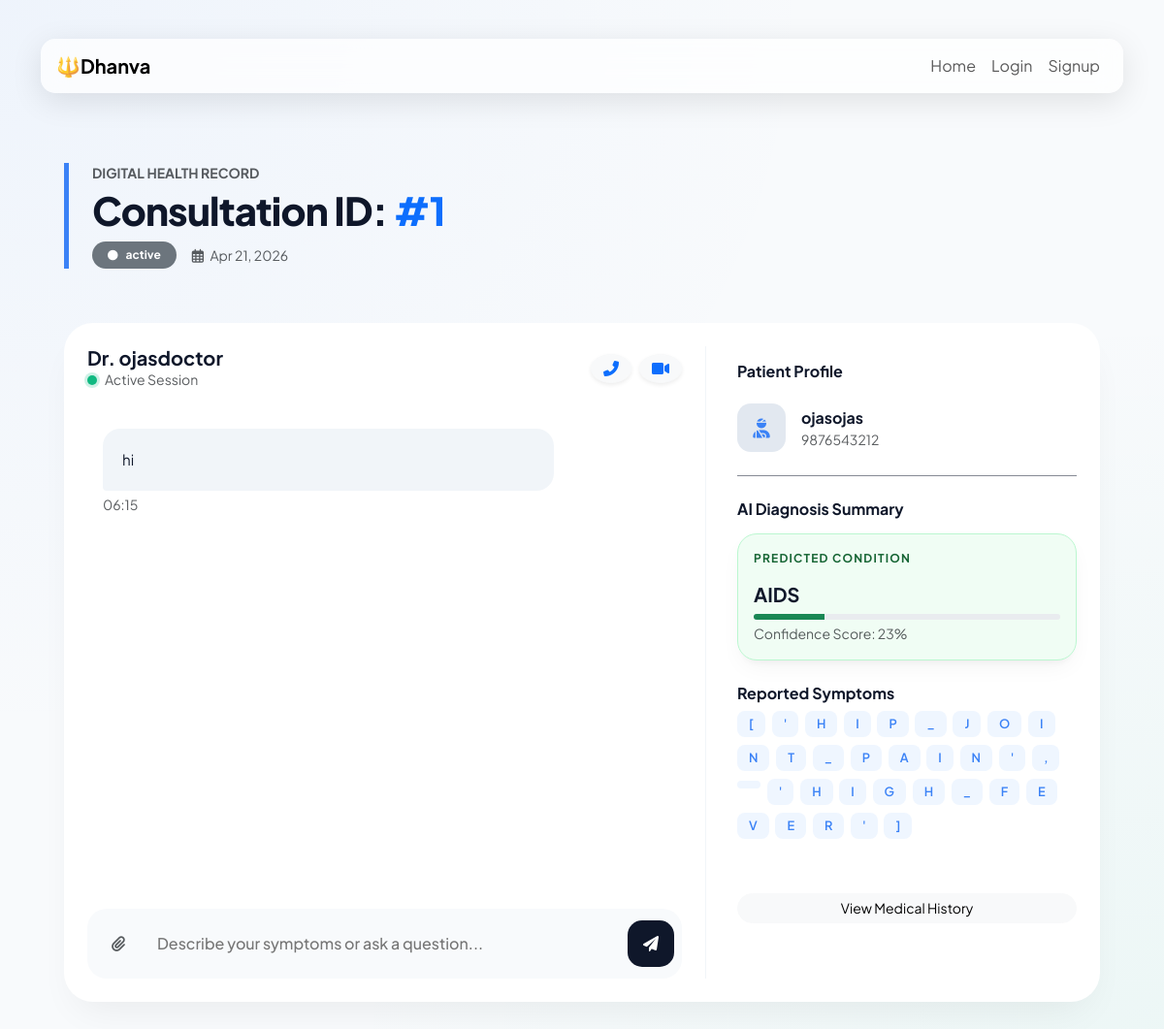
The app's page /consultationview/1 with its own data.
### main_app/models.py (models this page shows, shortened)
class consultation(models.Model):
    patient = models.ForeignKey(patient ,null=True, on_delete=models.SET_NULL)
    doctor = models.ForeignKey(doctor ,null=True, on_delete=models.SET_NULL)
    diseaseinfo = models.OneToOneField(diseaseinfo, null=True, on_delete=models.SET_NULL)
    consultation_date = models.DateField()
    status = models.CharField(max_length = 20)

class doctor(models.Model):
    user = models.OneToOneField(User, on_delete=models.CASCADE, primary_key=True)
    is_patient = models.BooleanField(default=False)
    is_doctor = models.BooleanField(default=True)
    name = models.CharField(max_length = 50)
    dob = models.DateField()
    address = models.CharField(max_length = 100)
    mobile_no = models.CharField(max_length = 15)
    gender = models.CharField(max_length = 10)
    registration_no = models.CharField(max_length = 20)
    year_of_registration = models.DateField()
    qualification = models.CharField(max_length = 20)
    State_Medical_Council = models.CharField(max_length = 30)
    specialization = models.CharField(max_length = 30)
    rating = models.IntegerField(default=0)

class patient(models.Model):
    user = models.OneToOneField(User, on_delete=models.CASCADE, primary_key=True)
    is_patient = models.BooleanField(default=True)
    is_doctor = models.BooleanField(default=False)
    name = models.CharField(max_length = 50)
    dob = models.DateField()
    address = models.CharField(max_length = 100)
    mobile_no = models.CharField(max_length = 15)
    gender = models.CharField(max_length = 10)

class diseaseinfo(models.Model):
    patient = models.ForeignKey(patient , null=True, on_delete=models.SET_NULL)
    diseasename = models.CharField(max_length = 200)
    no_of_symp = models.IntegerField()
    symptomsname = models.TextField()
    confidence = models.DecimalField(max_digits=5, decimal_places=2)
    consultdoctor = models.CharField(max_length = 200)

### main_app/views.py (the view)
# urls.py: path('consultationview/<int:consultation_id>', views.consultationview , name='consultationview'),
def  consultationview(request,consultation_id):
    if request.method == 'GET':
      request.session['consultation_id'] = consultation_id
      consultation_obj = consultation.objects.get(id=consultation_id)
    return render(request,'consultation/consultation_new.html', {"consultation":consultation_obj })

### templates/consultation/consultation_new.html (shortened to what this page needs)
{% extends "basic.html" %}
{% load static %}
{% block head %}
<link rel="stylesheet" href="https://cdnjs.cloudflare.com/ajax/libs/font-awesome/6.0.0/css/all.min.css">
{% endblock %}
{% block body %}
<div class="consultation-container">
    <div class="header-section">
        <span class="text-muted text-uppercase fw-bold small mb-1 d-block">Digital Health Record</span>
        <h1 class="header-title">Consultation ID: <span class="text-primary">#{{ consultation.id }}</span></h1>
        <div class="d-flex align-items-center gap-3">
            <span class="badge {% if consultation.status == 'Open' %}bg-success{% else %}bg-secondary{% endif %} rounded-pill px-3 py-2">
                <i class="fas fa-circle small me-2"></i>{{ consultation.status }}
            </span>
            <span class="text-muted small"><i class="far fa-calendar-alt me-1"></i> {{ consultation.consultation_date|date:"M d, Y" }}</span>
        </div>
    </div>
    <div class="chat-wrapper">
        <div class="chat-main">
            <div class="chat-header-minimal">
                <div>
                    <h5 class="mb-0 fw-bold">Dr. {{ consultation.doctor.name }}</h5>
                    <small class="text-muted"><span class="online-indicator"></span>Active Session</small>
                </div>
                <div class="d-flex gap-2">
                    <button class="btn btn-light rounded-circle shadow-sm"><i class="fas fa-phone-alt text-primary"></i></button>
                    <button class="btn btn-light rounded-circle shadow-sm"><i class="fas fa-video text-primary"></i></button>
                </div>
            </div>
<div class="chat-messages" id="msg-list-div">
                <div id="msg-list">
                </div>
            </div>
            <div class="input-area">
                <button class="btn text-muted px-3"><i class="fas fa-paperclip"></i></button>
                <input type="text" id="chat-msg" placeholder="Describe your symptoms or ask a question...">
                <button class="btn-send" id="send">
                    <i class="fas fa-paper-plane"></i>
                </button>
            </div>
        </div>
        <div class="chat-sidebar">
            <h6 class="fw-bold mb-4">Patient Profile</h6>
            <div class="profile-info mb-4">
                <div class="avatar-placeholder">
                    <i class="fas fa-user-injured fa-lg"></i>
                </div>
                <div>
                    <div class="fw-bold">{{ consultation.patient.name }}</div>
                    <div class="small text-muted">{{ consultation.patient.mobile_no }}</div>
                </div>
            </div>
            <hr class="my-4 opacity-50">
            <h6 class="fw-bold mb-3">AI Diagnosis Summary</h6>
            <div class="medical-card p-3 mb-4" style="background: #f0fdf4; border-color: #bbf7d0;">
                <div class="card-label" style="color: #166534;">Predicted Condition</div>
                <h5 class="fw-bold mb-1">{{ consultation.diseaseinfo.diseasename }}</h5>
                <div class="progress mt-2" style="height: 6px;">
                    <div class="progress-bar bg-success" style="width: {{ consultation.diseaseinfo.confidence }}%"></div>
                </div>
                <small class="text-muted d-block mt-1">Confidence Score: {{ consultation.diseaseinfo.confidence|floatformat:0 }}%</small>
            </div>
            <h6 class="fw-bold mb-2">Reported Symptoms</h6>
            <div class="mb-4">
                {% for symptom in consultation.diseaseinfo.symptomsname %}
                    <span class="symptom-tag">{{ symptom|title }}</span>
                {% endfor %}
            </div>
            <div class="d-grid gap-2 mt-5">
                <a href="{% url 'dconsultation_history' %}" class="btn btn-light btn-sm rounded-pill">
                    View Medical History
                </a>
            </div>
        </div>
    </div>
</div>
{% endblock %}

### templates/basic.html (shortened to what this page needs)
﻿{% load static %}
<!DOCTYPE html>
<html lang="en">
<head>
<link href="https://cdn.jsdelivr.net/npm/bootstrap@5.3.0/dist/css/bootstrap.min.css" rel="stylesheet">
{% block head %}{% endblock %}
</head>
<body>
<div class="container mt-3">
<nav class="navbar navbar-expand-lg glass-nav px-3">
    <a class="navbar-brand fw-bold" href="{% url 'home' %}">🔱Dhanva</a>
    <div class="collapse navbar-collapse" id="nav">
        <ul class="navbar-nav ms-auto">
            <li class="nav-item">
                <a class="nav-link" href="{% url 'home' %}">Home</a>
            </li>
            {% if user.is_authenticated %}
                {% if user.patient %}
                <li class="nav-item">
                    <a class="nav-link" href="{% url 'patient_ui' %}">
                        <i class="fas fa-tachometer-alt me-1"></i>Dashboard
                    </a>
                </li>
                <li class="nav-item">
                    <a class="nav-link" href="{% url 'patient_ui' %}">
                        <i class="fas fa-user me-1"></i>Profile
                    </a>
                </li>
                {% endif %}
                {% if user.doctor %}
                <li class="nav-item">
                    <a class="nav-link" href="{% url 'doctor_ui' %}">
                        <i class="fas fa-tachometer-alt me-1"></i>Dashboard
                    </a>
                </li>
                <li class="nav-item">
                    <a class="nav-link" href="{% url 'doctor_ui' %}">
                        <i class="fas fa-user-md me-1"></i>Profile
                    </a>
                </li>
                {% endif %}
                {% if user.is_superuser %}
                <li class="nav-item">
                    <a class="nav-link" href="{% url 'admin_ui' %}">Admin</a>
                </li>
                {% endif %}
                <li class="nav-item">
                    <a href="{% url 'logout' %}" class="btn btn-danger soft-btn rounded-pill px-4 py-2 ms-2">
                        <i class="fas fa-sign-out-alt me-1"></i>Logout
                    </a>
                </li>
            {% else %}
                <li class="nav-item">
                    <a class="nav-link" href="{% url 'sign_in_patient' %}">Login</a>
                </li>
                <li class="nav-item">
                    <a class="nav-link" href="{% url 'signup_patient' %}">Signup</a>
                </li>
            {% endif %}
        </ul>
    </div>
</nav>
<div class="mt-4">
    {% block body %}
    {% endblock %}
</div>
</div>
</body>
</html>

### templates/consultation/chat_body.html (shortened to what this page needs)
﻿{% load static %}

### templates/basic.html (style rules this page uses)
:root { --bg-primary: #e0e5ec; --shadow-dark: #a3b1c6; --shadow-light: #ffffff; --text-primary: #2c3e50; --text-muted: #7f8c8d; --glass-bg: rgba(255, 255, 255, 0.25); --banner-gradient: linear-gradient(90deg, #2c3e50, #34495e, #2c3e50); }
body { font-family: 'Poppins', sans-serif; background: var(--bg-primary); animation: fadeIn 0.6s ease; }
.glass-nav { background: var(--glass-bg); backdrop-filter: blur(12px); border-radius: 15px; box-shadow: 0 8px 32px rgba(0,0,0,0.1); transition: 0.3s; }
.nav-link { position: relative; transition: 0.3s; }
.nav-link::after { content: ''; position: absolute; width: 0%; height: 2px; left: 0; bottom: 0; background: #0d6efd; transition: 0.3s; }

### templates/consultation/consultation_new.html (style rules this page uses)
:root { --medical-primary: #0f172a; --medical-accent: #3b82f6; --medical-success: #10b981; --medical-bg: #f8fafc; --glass-bg: rgba(255, 255, 255, 0.7); --glass-border: rgba(255, 255, 255, 0.4); --card-shadow: 0 10px 25px -5px rgba(0, 0, 0, 0.05), 0 8px 10px -6px rgba(0, 0, 0, 0.05); }
body { background-color: var(--medical-bg); background-image: radial-gradient(at 0% 0%, rgba(59, 130, 246, 0.05) 0px, transparent 50%), radial-gradient(at 100% 100%, rgba(16, 185, 129, 0.05) 0px, transparent 50%); font-family: 'Plus Jakarta Sans', sans-serif; color: var(--medical-primary); min-height: 100vh; }
.consultation-container { max-width: 1200px; margin: 0 auto; padding: 3rem 1.5rem; }
.header-section { margin-bottom: 3.5rem; border-left: 5px solid var(--medical-accent); padding-left: 1.5rem; }
.header-title { font-weight: 800; letter-spacing: -0.02em; color: var(--medical-primary); margin-bottom: 0.5rem; }
.medical-card { background: var(--glass-bg); backdrop-filter: blur(12px); -webkit-backdrop-filter: blur(12px); border: 1px solid var(--glass-border); border-radius: 20px; padding: 1.5rem; box-shadow: var(--card-shadow); transition: transform 0.3s ease; }
.card-label { font-size: 0.75rem; text-transform: uppercase; letter-spacing: 0.1em; font-weight: 700; color: var(--medical-accent); margin-bottom: 1rem; display: block; }
.profile-info { display: flex; align-items: center; gap: 1rem; }
.avatar-placeholder { width: 50px; height: 50px; background: #e2e8f0; border-radius: 14px; display: flex; align-items: center; justify-content: center; color: var(--medical-accent); }
.chat-wrapper { display: grid; grid-template-columns: 1fr 350px; gap: 2rem; background: #fff; border-radius: 30px; padding: 1.5rem; box-shadow: 0 20px 40px -15px rgba(0,0,0,0.07); height: 700px; }
.chat-main { display: flex; flex-direction: column; border-right: 1px solid #f1f5f9; padding-right: 1.5rem; }
.chat-header-minimal { padding-bottom: 1.5rem; display: flex; justify-content: space-between; align-items: center; }
.online-indicator { width: 10px; height: 10px; background: var(--medical-success); border-radius: 50%; display: inline-block; margin-right: 8px; box-shadow: 0 0 0 3px rgba(16, 185, 129, 0.2); }
.chat-messages { flex: 1; overflow-y: auto; padding: 1rem; }
.input-area { margin-top: 1.5rem; background: #f8fafc; border-radius: 20px; padding: 0.5rem; display: flex; align-items: center; }
.input-area input { border: none; background: transparent; padding: 1rem; flex: 1; outline: none; font-weight: 500; }
.btn-send { background: var(--medical-primary); color: white; width: 48px; height: 48px; border-radius: 15px; display: flex; align-items: center; justify-content: center; border: none; transition: 0.2s; }
.chat-sidebar { padding: 1rem 0; }
.symptom-tag { display: inline-block; background: #eff6ff; color: var(--medical-accent); padding: 4px 12px; border-radius: 8px; font-size: 0.8rem; font-weight: 600; margin: 0 4px 8px 0; }

### records on screen
consultation: id "1", status "active", consultation_date "Apr 21, 2026", doctor.name "ojasdoctor", patient.name "ojasojas", patient.mobile_no "9876543212", diseaseinfo.diseasename "AIDS", diseaseinfo.confidence "23"

### other values on screen
{{ symptom|title }} "[" "'" "H" "I" "P" "_" "J" "O" "I" "N" "T" "_" "P" "A" "I" "N" "'" "," "'" "H" "I" "G" "H" "_" "F" "E" "V" "E" "R" "'" "]"
